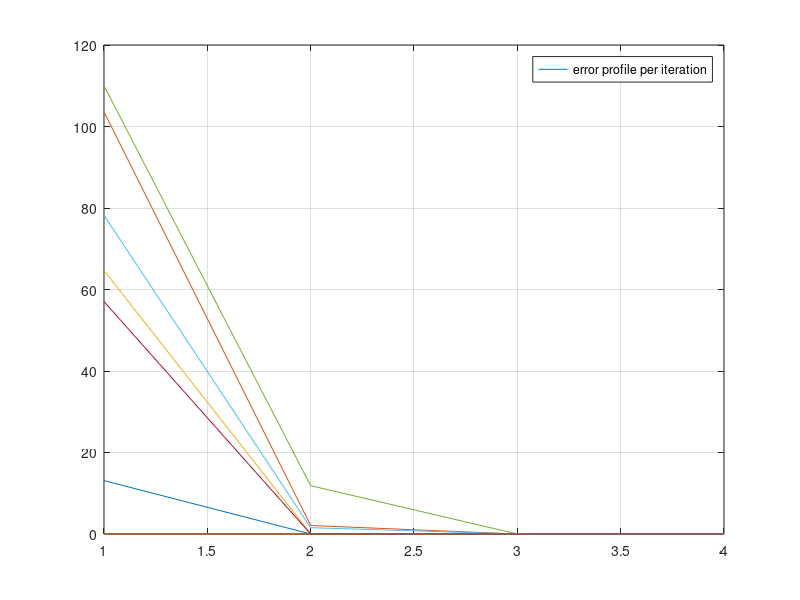

MATLAB code for this plot:
% An implementation of Jacobi's algorithm for symmetric matrix
% diagonalization: The cyclic by row algorithm.
% Ref: Golub, Gene H., and Charles F. Van Loan. Matrix computations.
% JHU Press, 1996, Sec 8.4
%
% Reza Sameni 3/1/2019
% email: reza.sameni@gmail.com
%
function testJacobiDiagonalization01
clc;
clear;
close all;

% A = [6 5 1; 5 22 3 ; 1 3 7]; % counter example in which the algorithm does not converge
% % A = [9 5 1; 5 8 3 ; 1 3 7];
% N = 3;

A = [6 5 -1 4; 5 22 3 2; -1 3 37 5 ; 4 2 5 10]; % counter example in which the algorithm does not converge
N = 4;

ITR = 4;
P = A
e = zeros(N, N, ITR);
U = eye(N);
for k = 1 : ITR
    for i = 1 : N - 1
        for j = i + 1 : N
            [c, s] = SymSchur2(P(i, i), P(j, j), P(i, j));
            Uk = eye(N);
            Uk(i, i) = c;
            Uk(i, j) = s;
            Uk(j, i) = -s;
            Uk(j, j) = c;
            
            P = Uk' * P * Uk
            e(i, j, k) = sum(sum((P - diag(diag(P))).^2));
            U = U * Uk
        end
    end
end

[V,D] = eig(A)
E = reshape(e, N^2, ITR);
figure;
plot(1:ITR, E);
grid;
legend('error profile per iteration');

function [c s] = SymSchur2(App, Aqq, Apq)
if(Apq ~= 0)
    tau = (Aqq - App)/(2*Apq);
    if(tau >= 0)
        t = 1/(tau + sqrt(1 + tau^2));
    else
        t = -1/(-tau + sqrt(1 + tau^2));
    end
    c = 1/sqrt(1 + t^2);
    s = t*c;
else
    c = 1;
    s = 0;
end